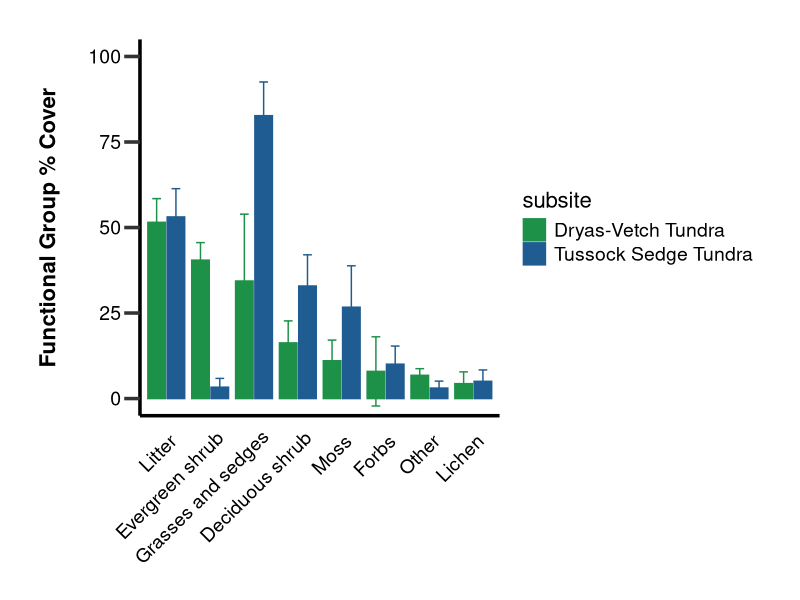
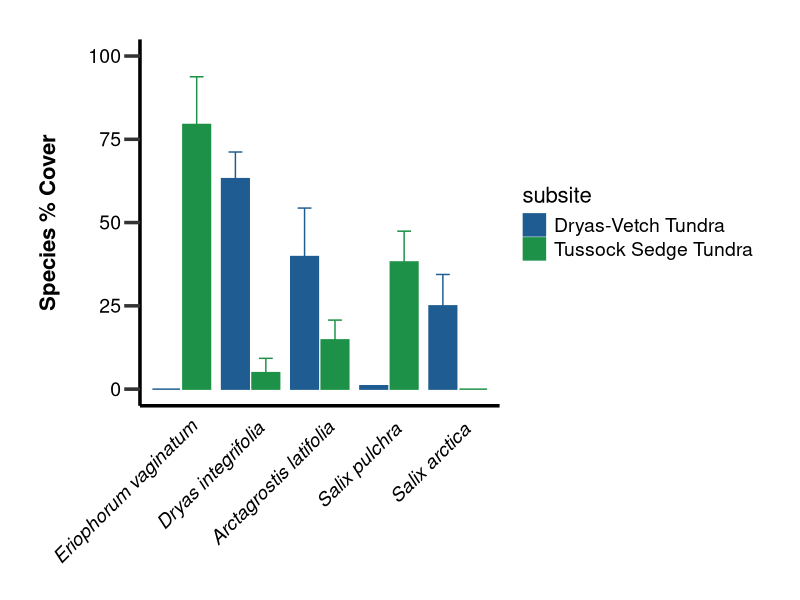
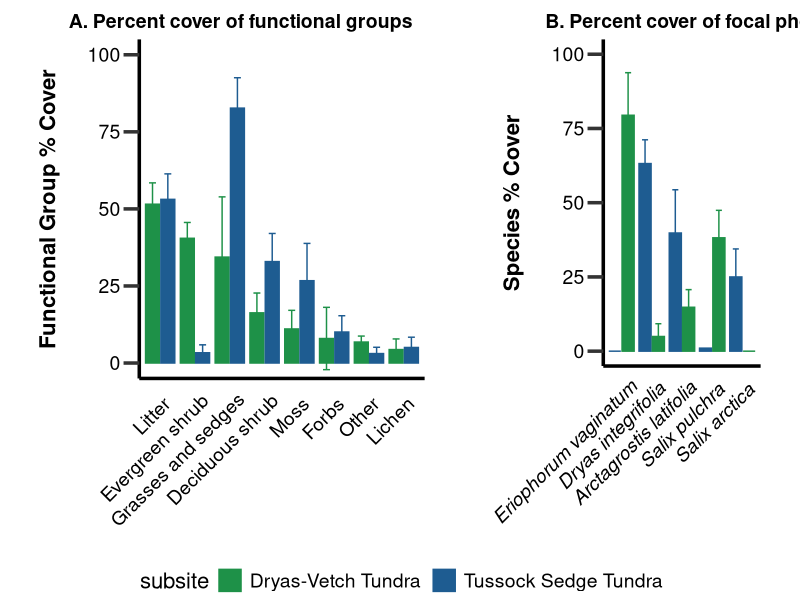

The R script that drew these images, in order:
# Phenology Time-Series Script of Plant Composition
# Isla Myers-Smith 1st September 2020

# Dependencies
library(tidyverse)
library(ggpubr)

data <- read.csv("data/plant_cover/qhi_cover_ITEX_1999_2017.csv")

data2 <- data %>%
  filter(year > 2015, !is.na(gfnarrowarft)) %>%
  mutate(subsite = dplyr::recode(
    sub_name, 
    'QHI:HE' = "Tussock Sedge Tundra", 
    'QHI:KO' = "Dryas-Vetch Tundra")) %>%
  rename(species = name) %>% 
  mutate(functional_group = dplyr::recode(
    gfnarrowarft, 
    'OTHER' = "Other", 
    'ROCK' = "Other", 
    'WATER' = "Other", 
    'SOIL' = "Other", 
    'DUNG' = "Other", 
    'FUNGI' = "Other", 
    'FUNGUS' = "Other",
    'FORBSV' = "Forbs", 
    'ESHRUB' = "Evergreen shrub", 
    'DSHRUB' = "Deciduous shrub", 
    'GRAMINOID' = "Grasses and sedges", 
    'LICHEN' = 'Lichen', 
    'MOSS' = "Moss", 
    'SHRUBU' = "Deciduous shrub",
    'SHRUB' = "Other vegetation", 
    'LIVER' = "Other vegetation", 
    'LITTER' = "Litter"))

data3 <- data2 %>%
  filter(functional_group != "Other vegetation") %>%
  group_by(year, subsite, plot, functional_group) %>%
  summarise(plot_cover = sum(cover)) %>%
  ungroup() %>%
  mutate(plot_cover_max = max(plot_cover), 
         plot_cover_100 = (plot_cover/plot_cover_max)*100)

data4 <- data3 %>% 
  group_by(year, subsite, functional_group) %>% 
  summarise(mean_cover = mean(plot_cover_100), 
            sd_cover = sd(plot_cover_100)) %>% 
  group_by(subsite, functional_group) %>% 
  summarise(mean_cover2 = mean(mean_cover), 
            sd_cover2 = mean(sd_cover)) %>% 
  mutate(functional_group = fct_reorder(functional_group, -mean_cover2))

# figure

# Set y axis label and colour colour
y_label_colour <- "black"

# Adjust visibility of axis labels according to plot positions
x.axis.text.colour <- "black"
y.axis.text.colour <- "black"

# plot a

(composition_plot <- ggplot(data4) +
    geom_col(aes(x = functional_group, 
                 y = mean_cover2, 
                 colour = subsite,
                 fill = subsite,
                 group = subsite),
             width = 0.8,
             position = position_dodge(0.88)) +
    geom_errorbar(aes(x = functional_group,
                      ymin = mean_cover2 - sd_cover2,
                      ymax = mean_cover2 + sd_cover2,
                      colour = subsite,
                      group = subsite),
                  width = 0.4,
                  position = position_dodge(0.88)) +
    #annotate("text", x = 2.3, y = 100, label = "A. Percent cover of functional groups", size = 6) +
    scale_colour_manual(values = c("#1e9148FF", "#1e5c91FF")) +
    scale_fill_manual(values = c("#1e9148FF", "#1e5c91FF")) +
    coord_cartesian(ylim = c(0,100)) +
    ylab("Functional Group % Cover\n") +
    xlab("") +
    theme_bw() +
    theme(
      panel.border = element_blank(),
      panel.grid.major = element_blank(),
      panel.grid.minor = element_blank(),
      plot.margin = margin(1, 1, 0, 1, "cm"),
      axis.line = element_line(colour = "black", size = 1.2),
      axis.title = element_text(size = 16, 
                                face = "bold", 
                                colour = y_label_colour),
      axis.text.x = element_text(size = 14, 
                                 colour = x.axis.text.colour,
                                 angle = 45,
                                 hjust= 0.95,
                                 vjust= 1),
      axis.text.y = element_text(size = 14, colour = y.axis.text.colour),
      axis.ticks = element_line(size = 1.2),
      axis.ticks.length = unit(0.4, "cm"),
      axis.ticks.x = element_blank(),
      legend.title = element_text(size = 16, colour = x.axis.text.colour),
      legend.text = element_text(size = 14, colour = x.axis.text.colour)))

# plot b

data5 <- data2 %>%
  filter(functional_group != "Other vegetation") %>%
  filter(species == "Arctagrostis latifolia" | 
           species == "Dryas integrifolia" |
           species == "Eriophorum vaginatum" | 
           species == "Salix arctica" | 
           species == "Salix pulchra") %>% 
  group_by(year, subsite, plot, species) %>%
  summarise(plot_cover = mean(cover)) %>%
  ungroup() %>%
  mutate(plot_cover_max = max(plot_cover), 
         plot_cover_100 = (plot_cover/plot_cover_max)*100)

data6 <- data5 %>%
  group_by(year, subsite, species) %>% 
  summarise(mean_cover = mean(plot_cover_100), 
            sd_cover = sd(plot_cover_100)) %>% 
  group_by(subsite, species) %>% 
  summarise(mean_cover2 = mean(mean_cover), 
            sd_cover2 = mean(sd_cover)) %>% 
  ungroup() %>% 
  add_row(subsite = "Tussock Sedge Tundra", 
          species = "Salix arctica",
          mean_cover2 = 0, 
          sd_cover2 = NA) %>% 
  add_row(subsite = "Dryas-Vetch Tundra", 
          species = "Eriophorum vaginatum", 
          mean_cover2 = 0, 
          sd_cover2 = NA) %>% 
  mutate(species = fct_reorder(species, -mean_cover2))

(species_plot <- ggplot(data6) +
    geom_col(aes(x = species, 
                 y = mean_cover2, 
                 colour = subsite,
                 fill = subsite,
                 group = subsite),
             width = 0.8,
             position = position_dodge(0.88)) +
    geom_errorbar(aes(x = species,
                      ymin = mean_cover2 - sd_cover2,
                      ymax = mean_cover2 + sd_cover2,
                      colour = subsite,
                      group = subsite),
                  width = 0.4,
                  position = position_dodge(0.88)) +
    #annotate("text", x = 2.3, y = 100, label = "B. Percent cover of focal species", size = 6) +
    scale_colour_manual(values = c("#1e5c91FF", "#1e9148FF")) +
    scale_fill_manual(values = c("#1e5c91FF", "#1e9148FF")) +
    coord_cartesian(ylim = c(0,100)) +
    ylab("Species % Cover\n") +
    xlab("") +
    theme_bw() +
    theme(
      panel.border = element_blank(),
      panel.grid.major = element_blank(),
      panel.grid.minor = element_blank(),
      plot.margin = margin(1, 1, 0, 1, "cm"),
      axis.line = element_line(colour = "black", size = 1.2),
      axis.title = element_text(size = 16, 
                                face = "bold", 
                                colour = y_label_colour),
      axis.text.x = element_text(size = 14, 
                                 colour = x.axis.text.colour,
                                 angle = 45,
                                 hjust= 0.95,
                                 vjust= 1,
                                 face = "italic"),
      axis.text.y = element_text(size = 14, colour = y.axis.text.colour),
      axis.ticks = element_line(size = 1.2),
      axis.ticks.length = unit(0.4, "cm"),
      axis.ticks.x = element_blank(),
      legend.title = element_text(size = 16, colour = x.axis.text.colour),
      legend.text = element_text(size = 14, colour = x.axis.text.colour)))

figure <- ggarrange(
  composition_plot, 
  species_plot, 
  ncol = 2, 
  nrow = 1, 
  widths = c(0.58, 0.42), 
  labels=c("A. Percent cover of functional groups",
           "B. Percent cover of focal phenology species"),
  vjust = c(2, 2), 
  hjust = c(-0.2, -0.2), 
  common.legend = TRUE, 
  legend = "bottom") 

ggsave("Figures/fig_x_plant_cover/fig_x_plant_cover.pdf", 
       figure, width = 14, height = 8)
